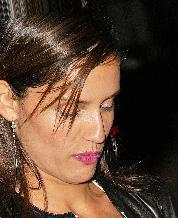
#> input picture A2/3.jpg, 178 x 218 px, given in place of 3.png, which was not available
$ jupyter execute --allow-errors B2_EyeColor_Model.ipynb
#> lines starting #> are read from the running program, lines starting #| are printed output that depends on the picture; after the words box and inside, x2 and y2 are one past the last pixel; in counts of white or black regions, pixels touching at a corner belong together; pictures that were not available may be replaced by others from this repository, and a replacement may not be noted
[cell 1]
import cv2
import dlib
import os
import csv
import numpy as np
from sklearn.metrics import classification_report,accuracy_score
from sklearn.model_selection import train_test_split
from sklearn import svm
from sklearn.svm import SVC
from keras.preprocessing import image

[cell 2]
# PATH TO ALL IMAGES
#basedir, image_paths
basedir = '../Datasets/cartoon_set'
images_dir = os.path.join(basedir,'img')
labels_filename = 'labels.csv'

#> (a cell that did not finish here is left out)

[cell 4]
#create a function converting colours into hues.
#these are already hues
BLUE = 137
GREEN = 57
BROWN = 11
BLACK = 160
GREY = 110

color = GREEN
hue = color // 2

lower_range = np.array([max(0, hue - 10), 0, 0], dtype=np.uint8)
upper_range = np.array([min(59, hue + 10), 255, 255], dtype=np.uint8)

#convert images into HSV
img = cv2.imread("3.png")
#> img is the input picture: shape (218, 178, 3); mean B, G, R 50.1, 65.9, 89.7
img_hsv = cv2.cvtColor(img, cv2.COLOR_BGR2HSV)
#> img_hsv: shape (218, 178, 3); mean H, S, V 16.1, 104.8, 89.8

#Apply mask to HSV images, and then save images
mask = cv2.inRange(img_hsv, lower_range, upper_range)
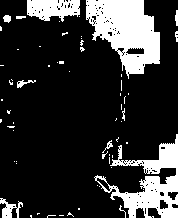
#> mask: shape (218, 178); 19.9% white; 62 white regions (51 under 20 px), largest, box (x1, y1, x2, y2) and area: (86, 0, 160, 79) 3512, (94, 134, 178, 218) 2592, (27, 0, 80, 22) 858

binary_img = cv2.bitwise_and(img_hsv, img_hsv, mask=mask)
#> binary_img: shape (218, 178, 3); mean H, S, V 5.7, 19.7, 4.6
binary_img = cv2.cvtColor(binary_img, cv2.COLOR_BGR2GRAY)
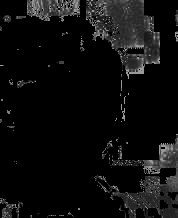
#> binary_img: shape (218, 178); min 0, max 160, mean 13.6
#_, binary_img = cv2.threshold(binary_img, 127, 255, cv2.THRESH_BINARY)

cv2.imshow('3', binary_img)
cv2.waitKey(0)

$ run again, with A2/0.jpg copied over A2/3.jpg
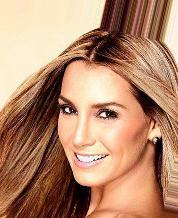
#> input picture A2/0.jpg, 178 x 218 px, given in place of 3.png, which was not available
#> img is the input picture: shape (218, 178, 3); mean B, G, R 109.7, 137.1, 181
#> img_hsv: shape (218, 178, 3); mean H, S, V 15.8, 122.5, 181
#> `mask = cv2.inRange(img_hsv, lower_range, upper_range)`:
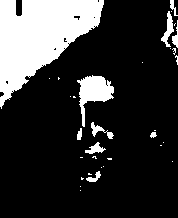
#> mask: shape (218, 178); 20.1% white; 33 white regions (23 under 20 px), largest, box (x1, y1, x2, y2) and area: (0, 0, 104, 109) 6141, (77, 75, 114, 127) 846, (161, 11, 174, 47) 189
#> `binary_img = cv2.cvtColor(binary_img, cv2.COLOR_BGR2GRAY)`:
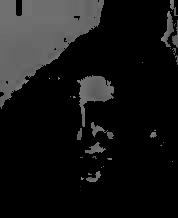
#> binary_img: shape (218, 178); min 0, max 159, mean 21.3

$ run again, with A2/1.jpg copied over A2/3.jpg
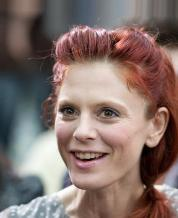
#> input picture A2/1.jpg, 178 x 218 px, given in place of 3.png, which was not available
#> img is the input picture: shape (218, 178, 3); mean B, G, R 107.5, 112.9, 131.6
#> img_hsv: shape (218, 178, 3); mean H, S, V 39.8, 72.6, 136
#> `mask = cv2.inRange(img_hsv, lower_range, upper_range)`:
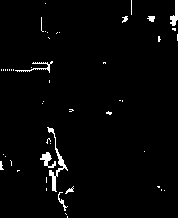
#> mask: shape (218, 178); 2.3% white; 50 white regions (41 under 20 px), largest, box (x1, y1, x2, y2) and area: (47, 127, 68, 192) 244, (40, 152, 56, 168) 116, (170, 0, 178, 26) 109
#> `binary_img = cv2.cvtColor(binary_img, cv2.COLOR_BGR2GRAY)`:
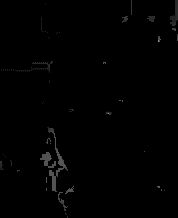
#> binary_img: shape (218, 178); min 0, max 146, mean 1.4

$ run again, with A2/17.jpg copied over A2/3.jpg
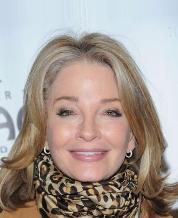
#> input picture A2/17.jpg, 178 x 218 px, given in place of 3.png, which was not available
#> img is the input picture: shape (218, 178, 3); mean B, G, R 148.7, 155.3, 167.1
#> img_hsv: shape (218, 178, 3); mean H, S, V 46.4, 61.5, 175.1
#> `mask = cv2.inRange(img_hsv, lower_range, upper_range)`:
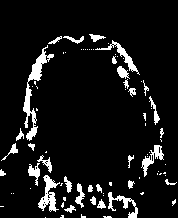
#> mask: shape (218, 178); 8.5% white; 81 white regions (50 under 20 px), largest, box (x1, y1, x2, y2) and area: (23, 45, 54, 141) 650, (38, 175, 60, 212) 349, (95, 40, 140, 75) 251
#> `binary_img = cv2.cvtColor(binary_img, cv2.COLOR_BGR2GRAY)`:
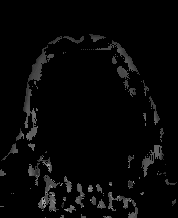
#> binary_img: shape (218, 178); min 0, max 170, mean 6.8
